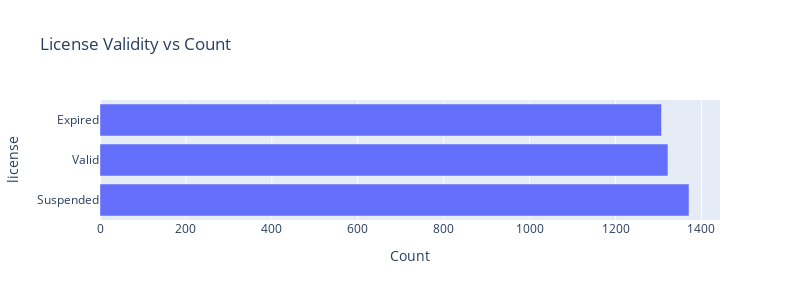

Here is the notebook cell this chart was saved with:
### Code cell
fig = px.bar(license, y='License_Validity', x='count', title="License Validity vs Count")
fig.update_layout(
    width=800, 
    height=300,
    xaxis_title="Count",
    yaxis_title="license"
)

### Figure 1 — Plotly figure (JSON) as saved in the notebook; plotly's stock layout.template omitted (floating-point values rounded to 4 significant figures)
{"data": [{"hovertemplate": "count=%{x}<br>License_Validity=%{y}<extra></extra>", "legendgroup": "", "marker": {"color": "#636efa", "pattern": {"shape": ""}}, "name": "", "orientation": "h", "showlegend": false, "textposition": "auto", "type": "bar", "x": [1371, 1322, 1307], "xaxis": "x", "y": ["Suspended", "Valid", "Expired"], "yaxis": "y"}], "layout": {"barmode": "relative", "height": 300, "legend": {"tracegroupgap": 0}, "title": {"text": "License Validity vs Count"}, "width": 800, "xaxis": {"anchor": "y", "domain": [0, 1], "title": {"text": "Count"}}, "yaxis": {"anchor": "x", "domain": [0, 1], "title": {"text": "license"}}}}
